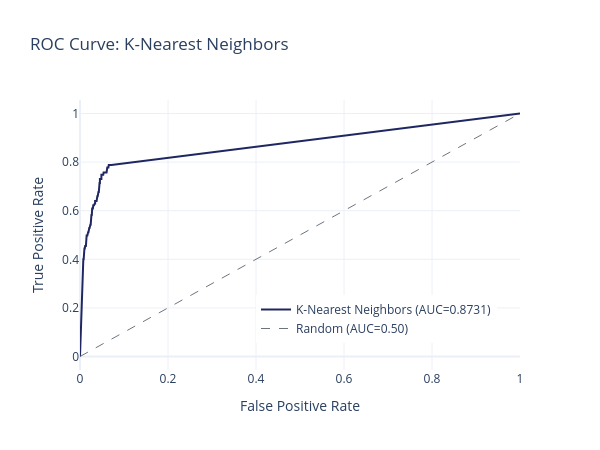
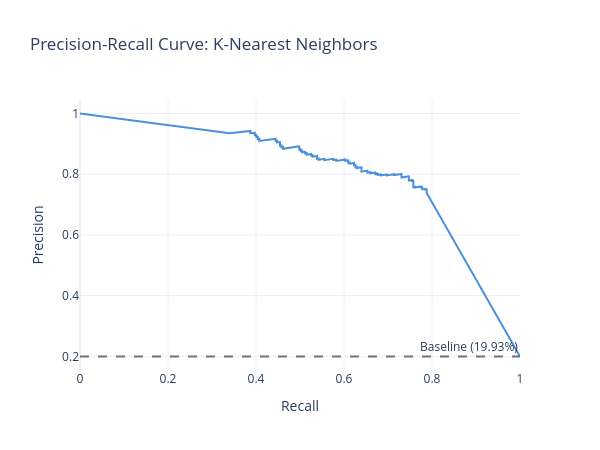
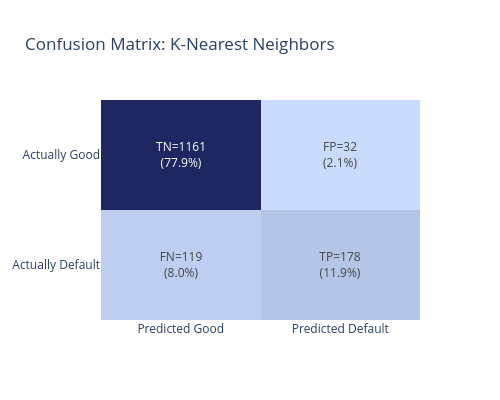
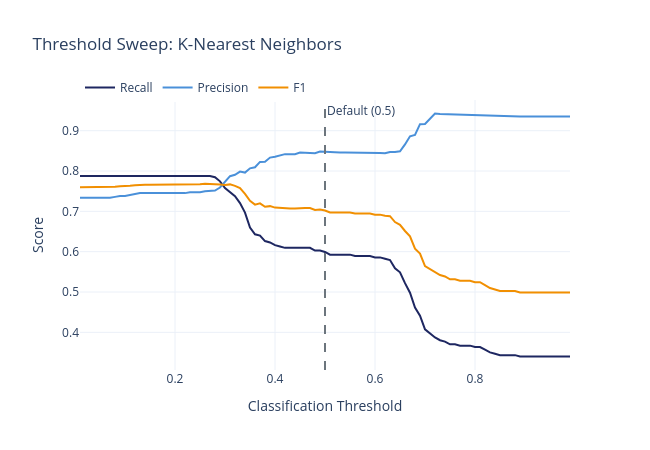

Notebook cell for these charts, in order:
### Markdown cell above
---
## 10. Diagnostic Charts

### Code cell
charts = save_all_universal_charts(y_test, y_pred, y_score, MODEL_NAME, MODEL_SLUG)
for name, fig in charts.items():
    fig.show()
